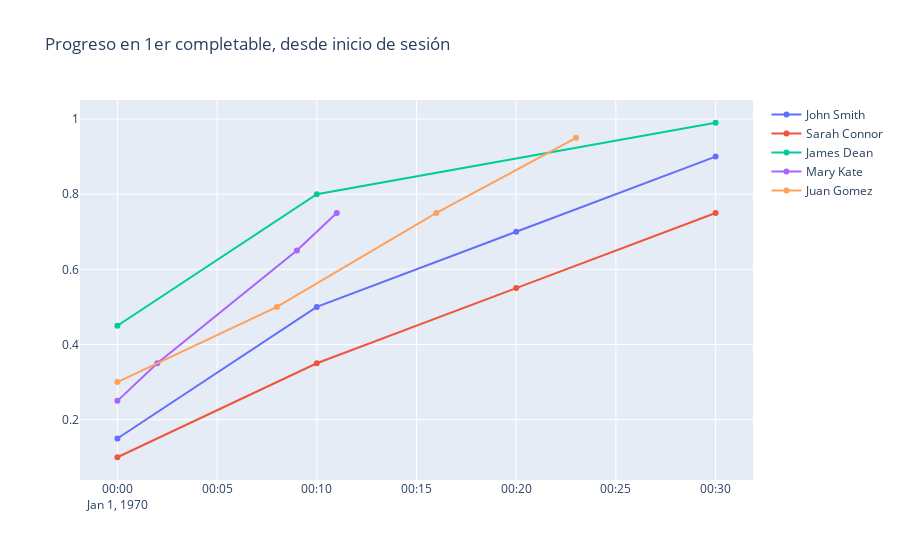

Notebook code cell kept with this figure:
### Code cell
# y ahora, alineando por 1er evento
data = []
for id in tvalues['id'].unique():
    bar_data = tvalues[tvalues['id'] == id].copy()
    first = bar_data.time.min()
    bar_data.time = pd.to_timedelta(bar_data.time - first) + pd.to_datetime('1970/01/01')
    data.append(go.Scatter(x=bar_data['time'], y=bar_data['progress'], name=id, hovertext=f"<b>{id}</b>", mode="lines+markers"))    
fig = go.Figure(
    layout_title_text="Progreso en 1er completable, desde inicio de sesión",
    data=data
)
fig.update_xaxes(categoryorder="total descending")
fig.show()

### Figure 1 — Plotly figure (JSON) as saved in the notebook; plotly's stock layout.template omitted (floating-point values rounded to 4 significant figures)
{"data": [{"hovertext": "<b>John Smith</b>", "mode": "lines+markers", "name": "John Smith", "type": "scatter", "x": ["1970-01-01T00:00:00", "1970-01-01T00:10:00", "1970-01-01T00:20:00", "1970-01-01T00:30:00"], "y": [0.15, 0.5, 0.7, 0.9]}, {"hovertext": "<b>Sarah Connor</b>", "mode": "lines+markers", "name": "Sarah Connor", "type": "scatter", "x": ["1970-01-01T00:00:00", "1970-01-01T00:10:00", "1970-01-01T00:20:00", "1970-01-01T00:30:00"], "y": [0.1, 0.35, 0.55, 0.75]}, {"hovertext": "<b>James Dean</b>", "mode": "lines+markers", "name": "James Dean", "type": "scatter", "x": ["1970-01-01T00:00:00", "1970-01-01T00:10:00", "1970-01-01T00:30:00"], "y": [0.45, 0.8, 0.99]}, {"hovertext": "<b>Mary Kate</b>", "mode": "lines+markers", "name": "Mary Kate", "type": "scatter", "x": ["1970-01-01T00:00:00", "1970-01-01T00:02:00", "1970-01-01T00:09:00", "1970-01-01T00:11:00"], "y": [0.25, 0.35, 0.65, 0.75]}, {"hovertext": "<b>Juan Gomez</b>", "mode": "lines+markers", "name": "Juan Gomez", "type": "scatter", "x": ["1970-01-01T00:00:00", "1970-01-01T00:08:00", "1970-01-01T00:16:00", "1970-01-01T00:23:00"], "y": [0.3, 0.5, 0.75, 0.95]}], "layout": {"title": {"text": "Progreso en 1er completable, desde inicio de sesión"}, "xaxis": {"categoryorder": "total descending"}}}
